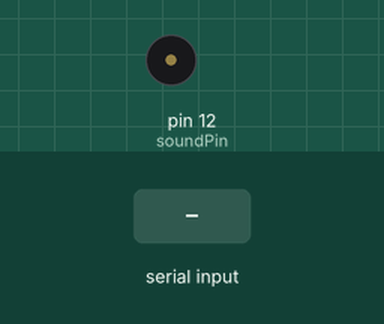
This sketch was run on a simulated Arduino Uno, built with avr-gcc and run on an emulated ATmega328P. Shown: buzzer (waves = sounding). Inputs (shaded band) come from the test bench.

Above: at 1.2 s.
1.3 s: "90,45\n" received over Serial
At 1.57 s:
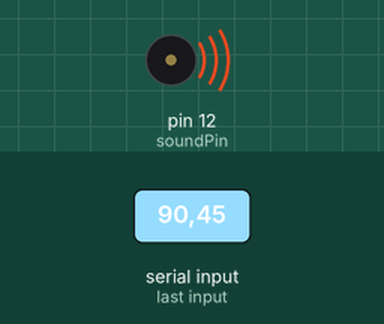
4.3 s: "90\n" received over Serial
At 7.0 s:
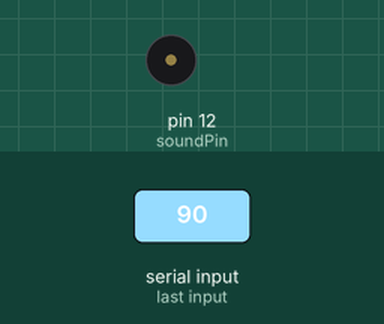
7.3 s: "30,150\n" received over Serial
At 7.5 s:
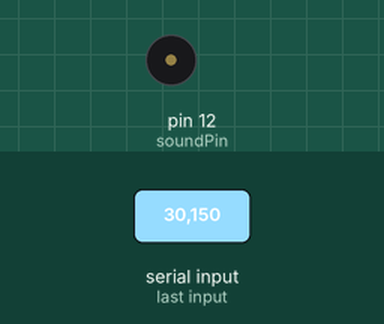
Timing chart, 0 to 10.6 s (numbered marks = the images above; inputs shaded):
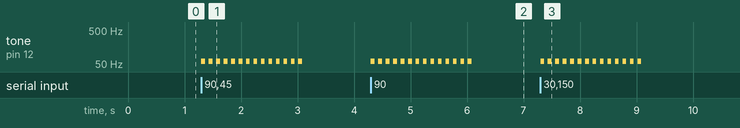

The sketch:

loa.ino
```cpp
#include <SoftwareSerial.h>

int soundPin = 12;

void setup() {
  Serial.begin(57600);
}

void play(int freqz, int time=1){
  if (freqz == 0) {
    noTone(soundPin);
    return ;
  }
  int i = 0;
  while (i<=time*800) {
    int t = 1000/freqz;
    tone(soundPin, 60);
    delay(t);
    noTone(soundPin);
    delay(t);
    i+=2*t;
  }
  return ;
}

// int predict_freqz(int t, int n, int min, int max){
//   if (t = 0) {
//     return 0;
//   }
//   return min + t;
// }

int count = 0;
int m[10];
int val = 0;

void loop() {
  int freqz = 0;
  while (Serial.available()>0) {
    char s = Serial.read();
    if (s !='\n'){
      int num = 1- (s - 48);
      val = val - m[count] + num;
      m[count] = num;
      count = (count + 1) % 10;
      if (val == 0){
        freqz = 0;
      }
      else {
        freqz = 15 + val;
      }
    // Serial.println(freqz);
    }
  }
  if(freqz != 0 ) freqz = 15;
  play(freqz, 1);
}
```

Measured:
- after the input at 1.3 s, tone on pin 12 (soundPin): alternates 60 Hz for 0.07 s and silent for 0.07 s, 28 changes in all, then stays silent, starting at once
- after the input at 4.3 s, tone on pin 12 (soundPin): alternates 60 Hz for 0.07 s and silent for 0.07 s, 28 changes in all, then stays silent, starting at once
- after the input at 7.3 s, tone on pin 12 (soundPin): alternates 60 Hz for 0.07 s and silent for 0.07 s, 28 changes in all, then stays silent, starting at once
